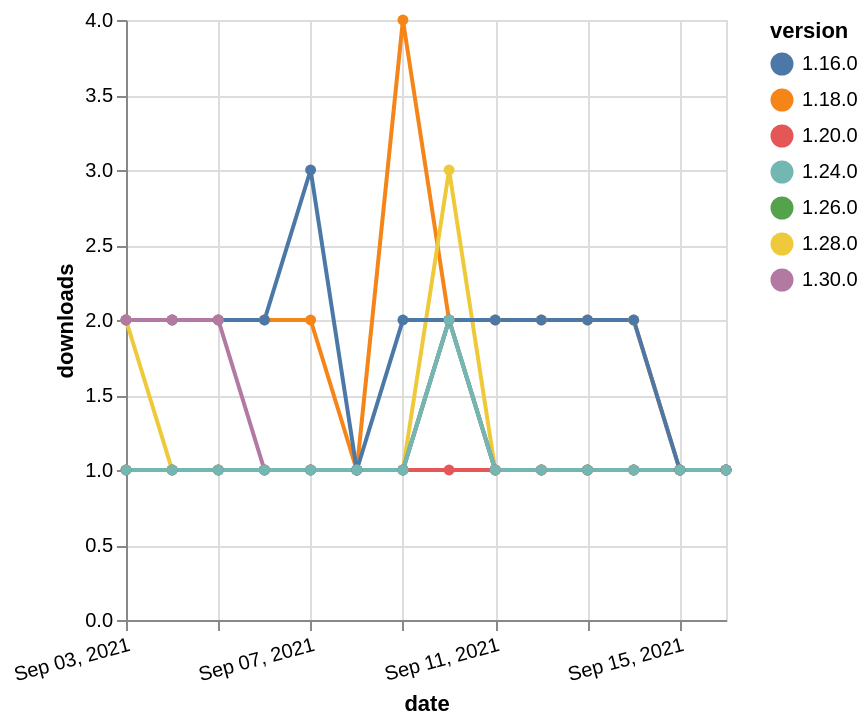

This figure's Vega-Lite source:
### Vega-Lite specification from a JSON file in a GitHub repository (floating-point values rounded to 4 significant figures)
{"$schema": "https://vega.github.io/schema/vega-lite/v5.json", "description": "A simple bar chart with embedded data.", "data": {"values": [{"date": "2021-09-03", "total": 2405, "delta": 2, "version": "1.18.0"}, {"date": "2021-09-04", "total": 2407, "delta": 2, "version": "1.18.0"}, {"date": "2021-09-05", "total": 2409, "delta": 2, "version": "1.18.0"}, {"date": "2021-09-06", "total": 2411, "delta": 2, "version": "1.18.0"}, {"date": "2021-09-07", "total": 2413, "delta": 2, "version": "1.18.0"}, {"date": "2021-09-08", "total": 2414, "delta": 1, "version": "1.18.0"}, {"date": "2021-09-09", "total": 2418, "delta": 4, "version": "1.18.0"}, {"date": "2021-09-10", "total": 2420, "delta": 2, "version": "1.18.0"}, {"date": "2021-09-11", "total": 2422, "delta": 2, "version": "1.18.0"}, {"date": "2021-09-12", "total": 2424, "delta": 2, "version": "1.18.0"}, {"date": "2021-09-13", "total": 2426, "delta": 2, "version": "1.18.0"}, {"date": "2021-09-14", "total": 2428, "delta": 2, "version": "1.18.0"}, {"date": "2021-09-15", "total": 2429, "delta": 1, "version": "1.18.0"}, {"date": "2021-09-16", "total": 2430, "delta": 1, "version": "1.18.0"}, {"date": "2021-09-03", "total": 169, "delta": 2, "version": "1.28.0"}, {"date": "2021-09-04", "total": 170, "delta": 1, "version": "1.28.0"}, {"date": "2021-09-05", "total": 171, "delta": 1, "version": "1.28.0"}, {"date": "2021-09-06", "total": 172, "delta": 1, "version": "1.28.0"}, {"date": "2021-09-07", "total": 173, "delta": 1, "version": "1.28.0"}, {"date": "2021-09-08", "total": 174, "delta": 1, "version": "1.28.0"}, {"date": "2021-09-09", "total": 175, "delta": 1, "version": "1.28.0"}, {"date": "2021-09-10", "total": 178, "delta": 3, "version": "1.28.0"}, {"date": "2021-09-11", "total": 179, "delta": 1, "version": "1.28.0"}, {"date": "2021-09-12", "total": 180, "delta": 1, "version": "1.28.0"}, {"date": "2021-09-13", "total": 181, "delta": 1, "version": "1.28.0"}, {"date": "2021-09-14", "total": 182, "delta": 1, "version": "1.28.0"}, {"date": "2021-09-15", "total": 183, "delta": 1, "version": "1.28.0"}, {"date": "2021-09-16", "total": 184, "delta": 1, "version": "1.28.0"}, {"date": "2021-09-03", "total": 158, "delta": 1, "version": "1.26.0"}, {"date": "2021-09-04", "total": 159, "delta": 1, "version": "1.26.0"}, {"date": "2021-09-05", "total": 160, "delta": 1, "version": "1.26.0"}, {"date": "2021-09-06", "total": 161, "delta": 1, "version": "1.26.0"}, {"date": "2021-09-07", "total": 162, "delta": 1, "version": "1.26.0"}, {"date": "2021-09-08", "total": 163, "delta": 1, "version": "1.26.0"}, {"date": "2021-09-09", "total": 164, "delta": 1, "version": "1.26.0"}, {"date": "2021-09-10", "total": 166, "delta": 2, "version": "1.26.0"}, {"date": "2021-09-11", "total": 167, "delta": 1, "version": "1.26.0"}, {"date": "2021-09-12", "total": 168, "delta": 1, "version": "1.26.0"}, {"date": "2021-09-13", "total": 169, "delta": 1, "version": "1.26.0"}, {"date": "2021-09-14", "total": 170, "delta": 1, "version": "1.26.0"}, {"date": "2021-09-15", "total": 171, "delta": 1, "version": "1.26.0"}, {"date": "2021-09-16", "total": 172, "delta": 1, "version": "1.26.0"}, {"date": "2021-09-03", "total": 222, "delta": 1, "version": "1.20.0"}, {"date": "2021-09-04", "total": 223, "delta": 1, "version": "1.20.0"}, {"date": "2021-09-05", "total": 224, "delta": 1, "version": "1.20.0"}, {"date": "2021-09-06", "total": 225, "delta": 1, "version": "1.20.0"}, {"date": "2021-09-07", "total": 226, "delta": 1, "version": "1.20.0"}, {"date": "2021-09-08", "total": 227, "delta": 1, "version": "1.20.0"}, {"date": "2021-09-09", "total": 228, "delta": 1, "version": "1.20.0"}, {"date": "2021-09-10", "total": 229, "delta": 1, "version": "1.20.0"}, {"date": "2021-09-11", "total": 230, "delta": 1, "version": "1.20.0"}, {"date": "2021-09-12", "total": 231, "delta": 1, "version": "1.20.0"}, {"date": "2021-09-13", "total": 232, "delta": 1, "version": "1.20.0"}, {"date": "2021-09-14", "total": 233, "delta": 1, "version": "1.20.0"}, {"date": "2021-09-15", "total": 234, "delta": 1, "version": "1.20.0"}, {"date": "2021-09-16", "total": 235, "delta": 1, "version": "1.20.0"}, {"date": "2021-09-03", "total": 2261, "delta": 2, "version": "1.16.0"}, {"date": "2021-09-04", "total": 2263, "delta": 2, "version": "1.16.0"}, {"date": "2021-09-05", "total": 2265, "delta": 2, "version": "1.16.0"}, {"date": "2021-09-06", "total": 2267, "delta": 2, "version": "1.16.0"}, {"date": "2021-09-07", "total": 2270, "delta": 3, "version": "1.16.0"}, {"date": "2021-09-08", "total": 2271, "delta": 1, "version": "1.16.0"}, {"date": "2021-09-09", "total": 2273, "delta": 2, "version": "1.16.0"}, {"date": "2021-09-10", "total": 2275, "delta": 2, "version": "1.16.0"}, {"date": "2021-09-11", "total": 2277, "delta": 2, "version": "1.16.0"}, {"date": "2021-09-12", "total": 2279, "delta": 2, "version": "1.16.0"}, {"date": "2021-09-13", "total": 2281, "delta": 2, "version": "1.16.0"}, {"date": "2021-09-14", "total": 2283, "delta": 2, "version": "1.16.0"}, {"date": "2021-09-15", "total": 2284, "delta": 1, "version": "1.16.0"}, {"date": "2021-09-16", "total": 2285, "delta": 1, "version": "1.16.0"}, {"date": "2021-09-03", "total": 115, "delta": 2, "version": "1.30.0"}, {"date": "2021-09-04", "total": 117, "delta": 2, "version": "1.30.0"}, {"date": "2021-09-05", "total": 119, "delta": 2, "version": "1.30.0"}, {"date": "2021-09-06", "total": 120, "delta": 1, "version": "1.30.0"}, {"date": "2021-09-07", "total": 121, "delta": 1, "version": "1.30.0"}, {"date": "2021-09-08", "total": 122, "delta": 1, "version": "1.30.0"}, {"date": "2021-09-09", "total": 123, "delta": 1, "version": "1.30.0"}, {"date": "2021-09-10", "total": 125, "delta": 2, "version": "1.30.0"}, {"date": "2021-09-11", "total": 126, "delta": 1, "version": "1.30.0"}, {"date": "2021-09-12", "total": 127, "delta": 1, "version": "1.30.0"}, {"date": "2021-09-13", "total": 128, "delta": 1, "version": "1.30.0"}, {"date": "2021-09-14", "total": 129, "delta": 1, "version": "1.30.0"}, {"date": "2021-09-15", "total": 130, "delta": 1, "version": "1.30.0"}, {"date": "2021-09-16", "total": 131, "delta": 1, "version": "1.30.0"}, {"date": "2021-09-03", "total": 173, "delta": 1, "version": "1.24.0"}, {"date": "2021-09-04", "total": 174, "delta": 1, "version": "1.24.0"}, {"date": "2021-09-05", "total": 175, "delta": 1, "version": "1.24.0"}, {"date": "2021-09-06", "total": 176, "delta": 1, "version": "1.24.0"}, {"date": "2021-09-07", "total": 177, "delta": 1, "version": "1.24.0"}, {"date": "2021-09-08", "total": 178, "delta": 1, "version": "1.24.0"}, {"date": "2021-09-09", "total": 179, "delta": 1, "version": "1.24.0"}, {"date": "2021-09-10", "total": 181, "delta": 2, "version": "1.24.0"}, {"date": "2021-09-11", "total": 182, "delta": 1, "version": "1.24.0"}, {"date": "2021-09-12", "total": 183, "delta": 1, "version": "1.24.0"}, {"date": "2021-09-13", "total": 184, "delta": 1, "version": "1.24.0"}, {"date": "2021-09-14", "total": 185, "delta": 1, "version": "1.24.0"}, {"date": "2021-09-15", "total": 186, "delta": 1, "version": "1.24.0"}, {"date": "2021-09-16", "total": 187, "delta": 1, "version": "1.24.0"}]}, "width": "container", "mark": {"type": "line", "point": {"filled": true}}, "encoding": {"x": {"field": "date", "type": "temporal", "timeUnit": "yearmonthdate", "title": "date", "axis": {"labelAngle": -15}}, "y": {"field": "delta", "type": "quantitative", "title": "downloads"}, "color": {"field": "version", "type": "nominal"}, "tooltip": {"field": "delta"}}}
